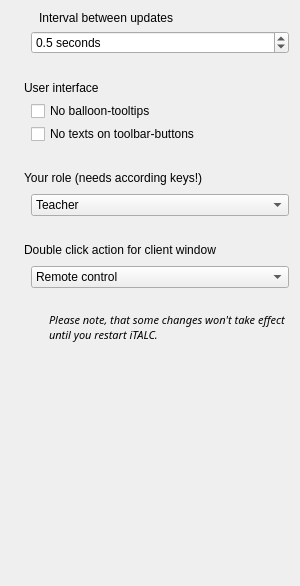
<?xml version="1.0" encoding="UTF-8"?>
<ui version="4.0">
 <class>Config</class>
 <widget class="QWidget" name="Config">
  <property name="geometry">
   <rect>
    <x>0</x>
    <y>0</y>
    <width>300</width>
    <height>586</height>
   </rect>
  </property>
  <layout class="QVBoxLayout" name="verticalLayout">
   <property name="spacing">
    <number>24</number>
   </property>
   <item>
    <layout class="QVBoxLayout">
     <property name="spacing">
      <number>6</number>
     </property>
     <property name="leftMargin">
      <number>0</number>
     </property>
     <property name="topMargin">
      <number>0</number>
     </property>
     <property name="rightMargin">
      <number>0</number>
     </property>
     <property name="bottomMargin">
      <number>0</number>
     </property>
     <item>
      <layout class="QHBoxLayout">
       <property name="spacing">
        <number>6</number>
       </property>
       <property name="leftMargin">
        <number>0</number>
       </property>
       <property name="topMargin">
        <number>0</number>
       </property>
       <property name="rightMargin">
        <number>0</number>
       </property>
       <property name="bottomMargin">
        <number>0</number>
       </property>
       <item>
        <widget class="QLabel" name="label_2">
         <property name="maximumSize">
          <size>
           <width>22</width>
           <height>22</height>
          </size>
         </property>
         <property name="text">
          <string/>
         </property>
         <property name="pixmap">
          <pixmap resource="../master.qrc">:/resources/chronometer.png</pixmap>
         </property>
         <property name="scaledContents">
          <bool>true</bool>
         </property>
        </widget>
       </item>
       <item>
        <widget class="QLabel" name="label">
         <property name="text">
          <string>Interval between updates</string>
         </property>
        </widget>
       </item>
      </layout>
     </item>
     <item>
      <layout class="QHBoxLayout">
       <property name="spacing">
        <number>6</number>
       </property>
       <property name="leftMargin">
        <number>0</number>
       </property>
       <property name="topMargin">
        <number>0</number>
       </property>
       <property name="rightMargin">
        <number>0</number>
       </property>
       <property name="bottomMargin">
        <number>0</number>
       </property>
       <item>
        <spacer>
         <property name="orientation">
          <enum>Qt::Horizontal</enum>
         </property>
         <property name="sizeType">
          <enum>QSizePolicy::Fixed</enum>
         </property>
         <property name="sizeHint" stdset="0">
          <size>
           <width>20</width>
           <height>1</height>
          </size>
         </property>
        </spacer>
       </item>
       <item>
        <widget class="QDoubleSpinBox" name="updateIntervalSB">
         <property name="whatsThis">
          <string>&lt;html&gt;&lt;head&gt;&lt;meta name=&quot;qrichtext&quot; content=&quot;1&quot; /&gt;&lt;/head&gt;&lt;body style=&quot; white-space: pre-wrap; font-family:Sans Serif; font-size:9pt; font-weight:400; font-style:normal; text-decoration:none;&quot;&gt;&lt;p style=&quot; margin-top:0px; margin-bottom:0px; margin-left:0px; margin-right:0px; -qt-block-indent:0; text-indent:0px;&quot;&gt;Here you can set the interval between updates of clients. Higher values result in lower network-traffic and lower CPU-usage on this computer.&lt;/p&gt;&lt;/body&gt;&lt;/html&gt;</string>
         </property>
         <property name="suffix">
          <string> seconds</string>
         </property>
         <property name="decimals">
          <number>1</number>
         </property>
         <property name="minimum">
          <double>0.100000000000000</double>
         </property>
         <property name="maximum">
          <double>10.000000000000000</double>
         </property>
         <property name="singleStep">
          <double>0.500000000000000</double>
         </property>
         <property name="value">
          <double>0.500000000000000</double>
         </property>
        </widget>
       </item>
      </layout>
     </item>
    </layout>
   </item>
   <item>
    <layout class="QVBoxLayout">
     <property name="spacing">
      <number>3</number>
     </property>
     <property name="leftMargin">
      <number>0</number>
     </property>
     <property name="topMargin">
      <number>0</number>
     </property>
     <property name="rightMargin">
      <number>0</number>
     </property>
     <property name="bottomMargin">
      <number>0</number>
     </property>
     <item>
      <layout class="QHBoxLayout">
       <property name="spacing">
        <number>6</number>
       </property>
       <property name="leftMargin">
        <number>0</number>
       </property>
       <property name="topMargin">
        <number>0</number>
       </property>
       <property name="rightMargin">
        <number>0</number>
       </property>
       <property name="bottomMargin">
        <number>0</number>
       </property>
       <item>
        <widget class="QLabel" name="label_6">
         <property name="maximumSize">
          <size>
           <width>22</width>
           <height>22</height>
          </size>
         </property>
         <property name="text">
          <string/>
         </property>
         <property name="pixmap">
          <pixmap resource="../master.qrc">:/resources/window-duplicate.png</pixmap>
         </property>
         <property name="scaledContents">
          <bool>true</bool>
         </property>
        </widget>
       </item>
       <item>
        <widget class="QLabel" name="label_5">
         <property name="text">
          <string>User interface</string>
         </property>
        </widget>
       </item>
       <item>
        <spacer>
         <property name="orientation">
          <enum>Qt::Horizontal</enum>
         </property>
         <property name="sizeHint" stdset="0">
          <size>
           <width>40</width>
           <height>20</height>
          </size>
         </property>
        </spacer>
       </item>
      </layout>
     </item>
     <item>
      <layout class="QHBoxLayout">
       <property name="spacing">
        <number>6</number>
       </property>
       <property name="leftMargin">
        <number>0</number>
       </property>
       <property name="topMargin">
        <number>0</number>
       </property>
       <property name="rightMargin">
        <number>0</number>
       </property>
       <property name="bottomMargin">
        <number>0</number>
       </property>
       <item>
        <spacer>
         <property name="orientation">
          <enum>Qt::Horizontal</enum>
         </property>
         <property name="sizeType">
          <enum>QSizePolicy::Fixed</enum>
         </property>
         <property name="sizeHint" stdset="0">
          <size>
           <width>20</width>
           <height>1</height>
          </size>
         </property>
        </spacer>
       </item>
       <item>
        <widget class="QCheckBox" name="balloonToolTips">
         <property name="toolTip">
          <string>&lt;html&gt;&lt;head&gt;&lt;meta name=&quot;qrichtext&quot; content=&quot;1&quot; /&gt;&lt;/head&gt;&lt;body style=&quot; white-space: pre-wrap; font-family:Sans Serif; font-size:9pt; font-weight:400; font-style:normal; text-decoration:none;&quot;&gt;&lt;p style=&quot; margin-top:0px; margin-bottom:0px; margin-left:0px; margin-right:0px; -qt-block-indent:0; text-indent:0px;&quot;&gt;Do not show balloon-tooltips for toolbar-buttons&lt;/p&gt;&lt;/body&gt;&lt;/html&gt;</string>
         </property>
         <property name="whatsThis">
          <string>&lt;html&gt;&lt;head&gt;&lt;meta name=&quot;qrichtext&quot; content=&quot;1&quot; /&gt;&lt;/head&gt;&lt;body style=&quot; white-space: pre-wrap; font-family:Sans Serif; font-size:9pt; font-weight:400; font-style:normal; text-decoration:none;&quot;&gt;&lt;p style=&quot; margin-top:0px; margin-bottom:0px; margin-left:0px; margin-right:0px; -qt-block-indent:0; text-indent:0px;&quot;&gt;Check this option if you're annoyed by the balloon-tooltips appearing when moving mouse-cursor over toolbar-buttons.&lt;/p&gt;&lt;/body&gt;&lt;/html&gt;</string>
         </property>
         <property name="text">
          <string>No balloon-tooltips</string>
         </property>
        </widget>
       </item>
      </layout>
     </item>
     <item>
      <layout class="QHBoxLayout">
       <property name="spacing">
        <number>6</number>
       </property>
       <property name="leftMargin">
        <number>0</number>
       </property>
       <property name="topMargin">
        <number>0</number>
       </property>
       <property name="rightMargin">
        <number>0</number>
       </property>
       <property name="bottomMargin">
        <number>0</number>
       </property>
       <item>
        <spacer>
         <property name="orientation">
          <enum>Qt::Horizontal</enum>
         </property>
         <property name="sizeType">
          <enum>QSizePolicy::Fixed</enum>
         </property>
         <property name="sizeHint" stdset="0">
          <size>
           <width>20</width>
           <height>1</height>
          </size>
         </property>
        </spacer>
       </item>
       <item>
        <widget class="QCheckBox" name="iconOnlyToolButtons">
         <property name="toolTip">
          <string>&lt;html&gt;&lt;head&gt;&lt;meta name=&quot;qrichtext&quot; content=&quot;1&quot; /&gt;&lt;/head&gt;&lt;body style=&quot; white-space: pre-wrap; font-family:Sans Serif; font-size:9pt; font-weight:400; font-style:normal; text-decoration:none;&quot;&gt;&lt;p style=&quot; margin-top:0px; margin-bottom:0px; margin-left:0px; margin-right:0px; -qt-block-indent:0; text-indent:0px;&quot;&gt;Do not show texts on toolbar-buttons&lt;/p&gt;&lt;/body&gt;&lt;/html&gt;</string>
         </property>
         <property name="text">
          <string>No texts on toolbar-buttons</string>
         </property>
        </widget>
       </item>
      </layout>
     </item>
    </layout>
   </item>
   <item>
    <layout class="QVBoxLayout">
     <property name="spacing">
      <number>6</number>
     </property>
     <property name="leftMargin">
      <number>0</number>
     </property>
     <property name="topMargin">
      <number>0</number>
     </property>
     <property name="rightMargin">
      <number>0</number>
     </property>
     <property name="bottomMargin">
      <number>0</number>
     </property>
     <item>
      <layout class="QHBoxLayout">
       <property name="spacing">
        <number>6</number>
       </property>
       <property name="leftMargin">
        <number>0</number>
       </property>
       <property name="topMargin">
        <number>0</number>
       </property>
       <property name="rightMargin">
        <number>0</number>
       </property>
       <property name="bottomMargin">
        <number>0</number>
       </property>
       <item>
        <widget class="QLabel" name="label_12">
         <property name="maximumSize">
          <size>
           <width>22</width>
           <height>22</height>
          </size>
         </property>
         <property name="pixmap">
          <pixmap resource="../master.qrc">:/resources/user-group-new.png</pixmap>
         </property>
         <property name="scaledContents">
          <bool>true</bool>
         </property>
        </widget>
       </item>
       <item>
        <widget class="QLabel" name="label_13">
         <property name="text">
          <string>Your role (needs according keys!)</string>
         </property>
        </widget>
       </item>
       <item>
        <spacer>
         <property name="orientation">
          <enum>Qt::Horizontal</enum>
         </property>
         <property name="sizeHint" stdset="0">
          <size>
           <width>10</width>
           <height>20</height>
          </size>
         </property>
        </spacer>
       </item>
      </layout>
     </item>
     <item>
      <layout class="QHBoxLayout">
       <property name="spacing">
        <number>6</number>
       </property>
       <property name="leftMargin">
        <number>0</number>
       </property>
       <property name="topMargin">
        <number>0</number>
       </property>
       <property name="rightMargin">
        <number>0</number>
       </property>
       <property name="bottomMargin">
        <number>0</number>
       </property>
       <item>
        <spacer>
         <property name="orientation">
          <enum>Qt::Horizontal</enum>
         </property>
         <property name="sizeType">
          <enum>QSizePolicy::Fixed</enum>
         </property>
         <property name="sizeHint" stdset="0">
          <size>
           <width>20</width>
           <height>1</height>
          </size>
         </property>
        </spacer>
       </item>
       <item>
        <widget class="QComboBox" name="roleCB">
         <property name="whatsThis">
          <string>&lt;html&gt;&lt;head&gt;&lt;meta name=&quot;qrichtext&quot; content=&quot;1&quot; /&gt;&lt;style type=&quot;text/css&quot;&gt;
p, li { white-space: pre-wrap; }
&lt;/style&gt;&lt;/head&gt;&lt;body style=&quot; font-family:'Sans Serif'; font-size:9pt; font-weight:400; font-style:normal; text-decoration:none;&quot;&gt;
&lt;p style=&quot; margin-top:0px; margin-bottom:0px; margin-left:0px; margin-right:0px; -qt-block-indent:0; text-indent:0px;&quot;&gt;Here you can select your role. Only change this if you know what you're doing. Otherwise you won't be able to access any clients until you restore your old role.&lt;/p&gt;&lt;/body&gt;&lt;/html&gt;</string>
         </property>
         <item>
          <property name="text">
           <string>Teacher</string>
          </property>
         </item>
         <item>
          <property name="text">
           <string>Administrator</string>
          </property>
         </item>
         <item>
          <property name="text">
           <string>Supporter</string>
          </property>
         </item>
         <item>
          <property name="text">
           <string>Other</string>
          </property>
         </item>
        </widget>
       </item>
      </layout>
     </item>
    </layout>
   </item>
   <item>
    <layout class="QVBoxLayout">
     <property name="spacing">
      <number>6</number>
     </property>
     <property name="leftMargin">
      <number>0</number>
     </property>
     <property name="topMargin">
      <number>0</number>
     </property>
     <property name="rightMargin">
      <number>0</number>
     </property>
     <property name="bottomMargin">
      <number>0</number>
     </property>
     <item>
      <layout class="QHBoxLayout">
       <property name="spacing">
        <number>6</number>
       </property>
       <property name="leftMargin">
        <number>0</number>
       </property>
       <property name="topMargin">
        <number>0</number>
       </property>
       <property name="rightMargin">
        <number>0</number>
       </property>
       <property name="bottomMargin">
        <number>0</number>
       </property>
       <item>
        <widget class="QLabel" name="label_16">
         <property name="maximumSize">
          <size>
           <width>22</width>
           <height>22</height>
          </size>
         </property>
         <property name="pixmap">
          <pixmap resource="../master.qrc">:/resources/preferences-desktop-display.png</pixmap>
         </property>
         <property name="scaledContents">
          <bool>true</bool>
         </property>
        </widget>
       </item>
       <item>
        <widget class="QLabel" name="label_17">
         <property name="text">
          <string>Double click action for client window</string>
         </property>
        </widget>
       </item>
       <item>
        <spacer>
         <property name="orientation">
          <enum>Qt::Horizontal</enum>
         </property>
         <property name="sizeHint" stdset="0">
          <size>
           <width>10</width>
           <height>20</height>
          </size>
         </property>
        </spacer>
       </item>
      </layout>
     </item>
     <item>
      <layout class="QHBoxLayout">
       <property name="spacing">
        <number>6</number>
       </property>
       <property name="leftMargin">
        <number>0</number>
       </property>
       <property name="topMargin">
        <number>0</number>
       </property>
       <property name="rightMargin">
        <number>0</number>
       </property>
       <property name="bottomMargin">
        <number>0</number>
       </property>
       <item>
        <spacer>
         <property name="orientation">
          <enum>Qt::Horizontal</enum>
         </property>
         <property name="sizeType">
          <enum>QSizePolicy::Fixed</enum>
         </property>
         <property name="sizeHint" stdset="0">
          <size>
           <width>20</width>
           <height>1</height>
          </size>
         </property>
        </spacer>
       </item>
       <item>
        <widget class="QComboBox" name="clientDoubleClickActionCB">
         <property name="whatsThis">
          <string>&lt;html&gt;&lt;head&gt;&lt;meta name=&quot;qrichtext&quot; content=&quot;1&quot; /&gt;&lt;style type=&quot;text/css&quot;&gt;
p, li { white-space: pre-wrap; }
&lt;/style&gt;&lt;/head&gt;&lt;body style=&quot; font-family:'Sans Serif'; font-size:9pt; font-weight:400; font-style:normal; text-decoration:none;&quot;&gt;
&lt;p style=&quot; margin-top:0px; margin-bottom:0px; margin-left:0px; margin-right:0px; -qt-block-indent:0; text-indent:0px;&quot;&gt;Here you can set what should happen if you double-click a client-window.&lt;/p&gt;&lt;/body&gt;&lt;/html&gt;</string>
         </property>
         <item>
          <property name="text">
           <string>Remote control</string>
          </property>
          <property name="icon">
           <iconset resource="../master.qrc">
            <normaloff>:/resources/remote_control.png</normaloff>:/resources/remote_control.png</iconset>
          </property>
         </item>
         <item>
          <property name="text">
           <string>View live in fullscreen</string>
          </property>
          <property name="icon">
           <iconset resource="../master.qrc">
            <normaloff>:/resources/kmag.png</normaloff>:/resources/kmag.png</iconset>
          </property>
         </item>
        </widget>
       </item>
      </layout>
     </item>
    </layout>
   </item>
   <item>
    <layout class="QHBoxLayout">
     <property name="spacing">
      <number>6</number>
     </property>
     <property name="leftMargin">
      <number>0</number>
     </property>
     <property name="topMargin">
      <number>0</number>
     </property>
     <property name="rightMargin">
      <number>0</number>
     </property>
     <property name="bottomMargin">
      <number>0</number>
     </property>
     <item>
      <widget class="QLabel" name="label_8">
       <property name="maximumSize">
        <size>
         <width>32</width>
         <height>32</height>
        </size>
       </property>
       <property name="text">
        <string/>
       </property>
       <property name="pixmap">
        <pixmap resource="../master.qrc">:/resources/help-about.png</pixmap>
       </property>
       <property name="scaledContents">
        <bool>true</bool>
       </property>
      </widget>
     </item>
     <item>
      <widget class="QLabel" name="label_7">
       <property name="text">
        <string>&lt;html&gt;&lt;head&gt;&lt;meta name=&quot;qrichtext&quot; content=&quot;1&quot; /&gt;&lt;/head&gt;&lt;body style=&quot; white-space: pre-wrap; font-family:Sans Serif; font-size:9pt; font-weight:400; font-style:normal; text-decoration:none;&quot;&gt;&lt;p style=&quot; margin-top:0px; margin-bottom:0px; margin-left:0px; margin-right:0px; -qt-block-indent:0; text-indent:0px;&quot;&gt;&lt;span style=&quot; font-size:8pt; font-style:italic;&quot;&gt;Please note, that some changes won't take effect until you restart iTALC.&lt;/span&gt;&lt;/p&gt;&lt;/body&gt;&lt;/html&gt;</string>
       </property>
       <property name="wordWrap">
        <bool>true</bool>
       </property>
      </widget>
     </item>
    </layout>
   </item>
   <item>
    <spacer>
     <property name="orientation">
      <enum>Qt::Vertical</enum>
     </property>
     <property name="sizeHint" stdset="0">
      <size>
       <width>20</width>
       <height>40</height>
      </size>
     </property>
    </spacer>
   </item>
  </layout>
 </widget>
 <resources>
  <include location="../master.qrc"/>
  <include location="../../core/core.qrc"/>
 </resources>
 <connections/>
</ui>
